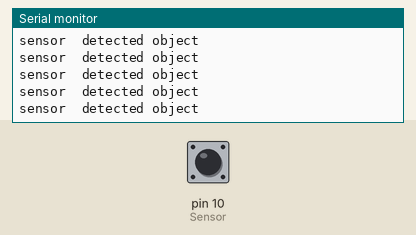
A sketch run on a simulated Arduino Uno, built with avr-gcc and run on an emulated ATmega328P. On the bench: the last lines printed to the serial monitor. Inputs (shaded band) come from the test bench; at power-on: pin 10 (Sensor) LOW.

Above: at 1.2 s.
1.3 s: pin 10 (Sensor) driven HIGH
At 2.1 s:
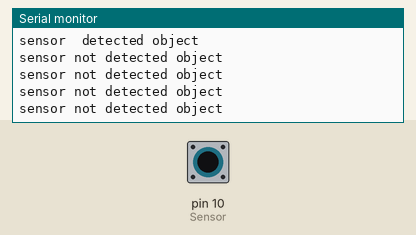
3.4 s: pin 10 (Sensor) driven LOW
At 4.5 s:
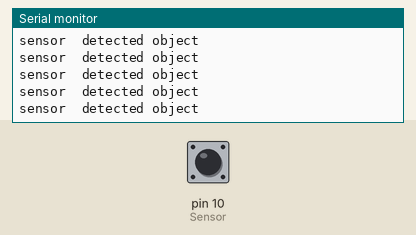
6.4 s: pin 10 (Sensor) pulsed HIGH 2 times (0.12 s each, 0.3 s apart)
10.0 s: pin 10 (Sensor) pulsed HIGH 5 times (0.12 s each, 0.3 s apart)
At 10.22 s:
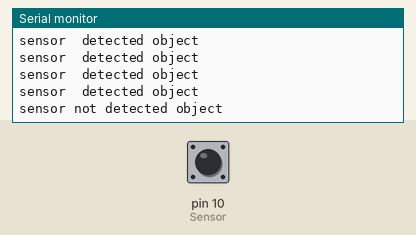

The sketch:

infared-code-1.ino
```cpp
const int Sensor=10;
int inputVal = 0;

void setup()
{

  pinMode(Sensor,INPUT);
  Serial.begin(9600);
}

void loop()
{


   if(digitalRead(Sensor)==HIGH)
{

Serial.println("sensor not detected object"" ");
delay(200);    // wait for a second
}
else
{
Serial.println("sensor  detected object");

}
}
```

Measured:
- after the input at 1.3 s, the serial monitor: prints a new line after 0.08 s (image 1)
- after the input at 10.0 s, the serial monitor: prints a new line after 0.08 s (image 3)
